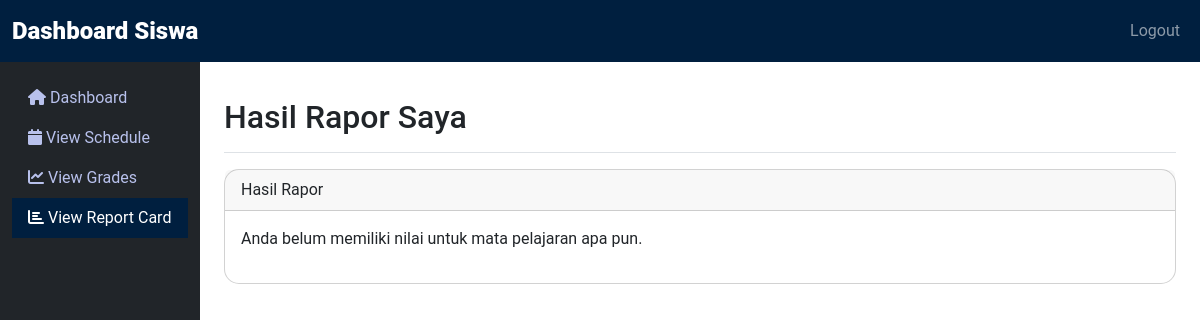
/siswa/view_reportcard.php (signed in), run on an earlier commit of the app's database.
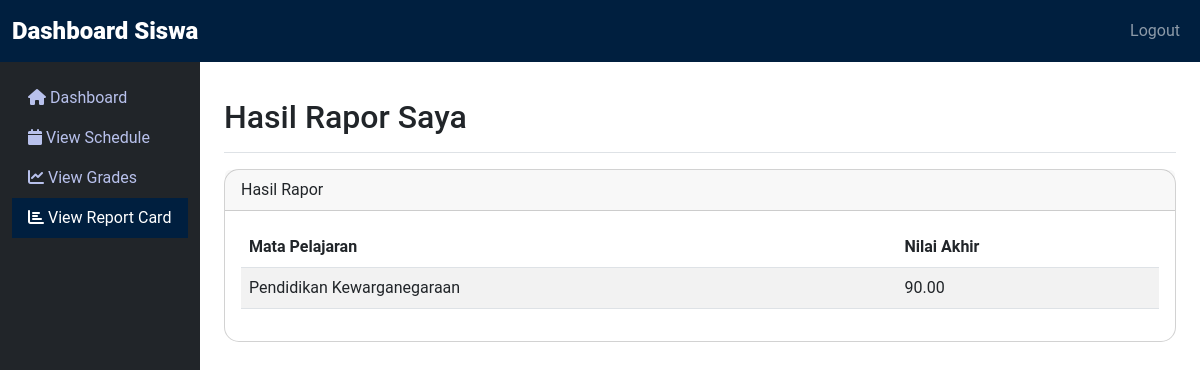
And on a later commit of the database.
### tables this page shows
CREATE TABLE `nilai` (
  `id` int(11) NOT NULL,
  `id_siswa` int(11) DEFAULT NULL,
  `id_mata_pelajaran` int(11) DEFAULT NULL,
  `nilai_tugas` decimal(5,2) DEFAULT NULL,
  `nilai_uts` decimal(5,2) DEFAULT NULL,
  `nilai_uas` decimal(5,2) DEFAULT NULL,
  `tahun_ajaran` varchar(20) NOT NULL,
  `kelas` varchar(20) NOT NULL,
  `periode_id` int(11) DEFAULT NULL
);

CREATE TABLE `mata_pelajaran` (
  `id` int(11) NOT NULL,
  `nama` varchar(100) NOT NULL,
  `guru_pengajar` int(11) DEFAULT NULL,
  `periode_id` int(11) NOT NULL
);

### siswa/view_reportcard.php (the view, shortened to what this page needs)
<?php
include('../includes/db.php');
$user = $_SESSION['user'];
$student_id = $user['id'];
$stmt = $pdo->prepare("
    SELECT mp.nama AS mata_pelajaran,
           n.nilai_tugas,
           n.nilai_uts,
           n.nilai_uas
    FROM nilai n
    JOIN mata_pelajaran mp ON n.id_mata_pelajaran = mp.id
    WHERE n.id_siswa = ?
");
$stmt->execute([$student_id]);
$grades = $stmt->fetchAll(PDO::FETCH_ASSOC);
?>
<!DOCTYPE html>
<html lang="id">
<head>
    <link href="https://cdn.jsdelivr.net/npm/bootstrap@5.3.0-alpha1/dist/css/bootstrap.min.css" rel="stylesheet">
    <link href="https://cdnjs.cloudflare.com/ajax/libs/font-awesome/6.0.0-beta3/css/all.min.css" rel="stylesheet">
    <link rel="stylesheet" href="siswa_style.css">
</head>
<body>
    <nav class="navbar navbar-expand-lg navbar-dark bg-navy">
        <div class="container-fluid">
            <a class="navbar-brand" href="siswa_dashboard.php"><b>Dashboard Siswa</b></a>
            <div class="collapse navbar-collapse" id="navbarNav">
                <ul class="navbar-nav ms-auto">
                    <li class="nav-item">
                        <a class="nav-link" href="../index.php">Logout</a>
                    </li>
                </ul>
            </div>
        </div>
    </nav>
    <div class="container-fluid">
        <div class="row">
            <nav id="sidebarMenu" class="col-md-3 col-lg-2 d-md-block bg-dark sidebar collapse">
                <div class="position-sticky pt-3">
                    <ul class="nav flex-column">
                        <li class="nav-item">
                            <a class="nav-link" href="siswa_dashboard.php">
                                <i class="fas fa-home"></i> Dashboard
                            </a>
                        </li>
                        <li class="nav-item">
                            <a class="nav-link" href="view_schedule.php">
                                <i class="fas fa-calendar"></i> View Schedule
                            </a>
                        </li>
                        <li class="nav-item">
                            <a class="nav-link" href="view_grades.php">
                                <i class="fas fa-chart-line"></i> View Grades
                            </a>
                        </li>
                        <li class="nav-item">
                            <a class="nav-link active" href="view_reportcard.php">
                                <i class="fas fa-chart-bar"></i> View Report Card
                            </a>
                        </li>
                    </ul>
                </div>
            </nav>
            <main class="col-md-9 ms-sm-auto col-lg-10 px-md-4">
                <div class="d-flex justify-content-between flex-wrap flex-md-nowrap align-items-center pt-3 pb-2 mb-3 border-bottom">
                    <h1 class="h2">Hasil Rapor Saya</h1>
                </div>
                <div class="card">
                    <div class="card-header">
                        Hasil Rapor
                    </div>
                    <div class="card-body">
                        <?php if (!empty($grades)): ?>
                            <table class="table table-striped">
                                <thead>
                                    <tr>
                                        <th>Mata Pelajaran</th>
                                        <th>Nilai Akhir</th>
                                    </tr>
                                </thead>
                                <tbody>
                                    <?php foreach ($grades as $grade):
                                        $nilai_tugas = $grade['nilai_tugas'] ?? 0;
                                        $nilai_uts = $grade['nilai_uts'] ?? 0;
                                        $nilai_uas = $grade['nilai_uas'] ?? 0;
                                        $nilai_akhir = ($nilai_tugas * 0.5) + ($nilai_uts * 0.25) + ($nilai_uas * 0.25);
                                    ?>
                                        <tr>
                                            <td><?= htmlspecialchars($grade['mata_pelajaran']) ?></td>
                                            <td><?= htmlspecialchars(number_format($nilai_akhir, 2)) ?></td>
                                        </tr>
                                    <?php endforeach; ?>
                                </tbody>
                            </table>
                        <?php else: ?>
                            <p>Anda belum memiliki nilai untuk mata pelajaran apa pun.</p>
                        <?php endif; ?>
                    </div>
                </div>
            </main>
        </div>
    </div>
</body>
</html>

What changed in the data, as far as the page shows it:
added nilai: id_mata_pelajaran.nama "Pendidikan Kewarganegaraan", nilai_tugas "90.00"
Also different on the page:
text no longer shown: "Anda belum memiliki nilai untuk mata pelajaran apa pun."
text now shown: "Mata Pelajaran Nilai Akhir"
